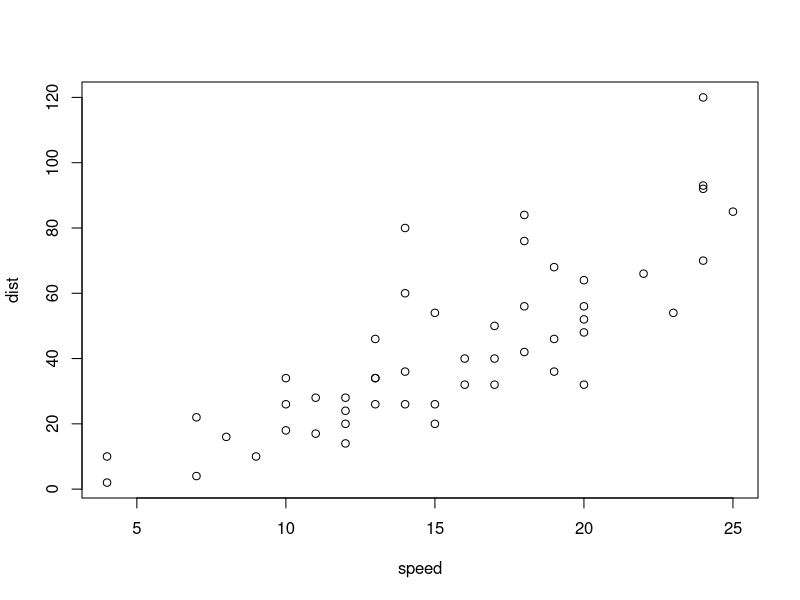
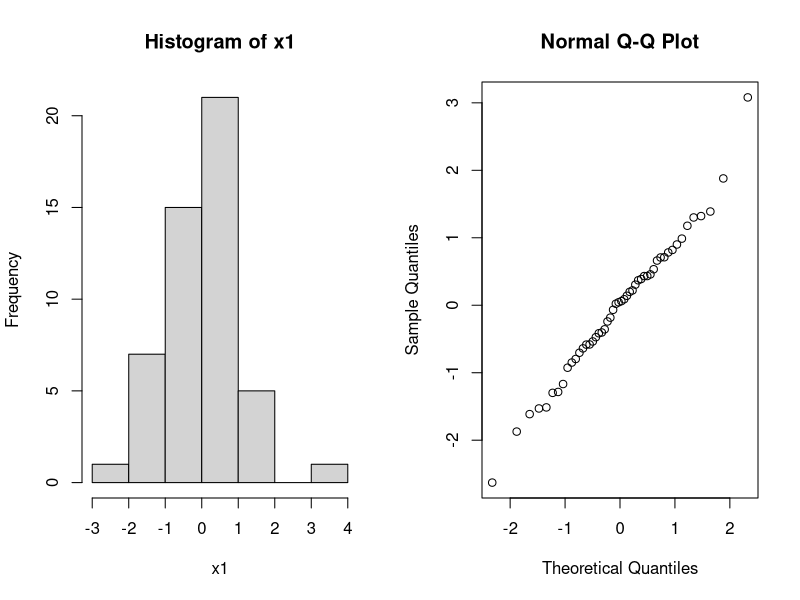
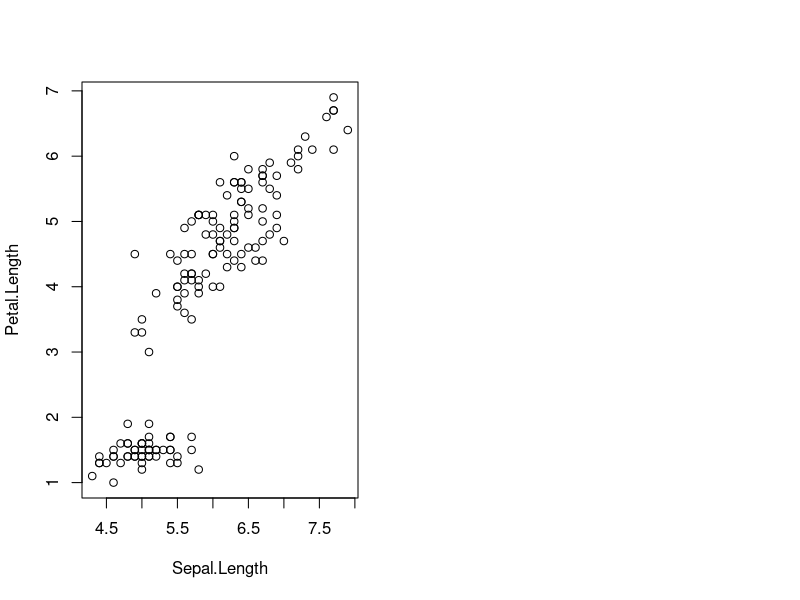

The R script that drew these images, in order:
## ---- chunk 1
summary(cars)
## ---- chunk 2
plot(cars)
## ---- chunk 3
par(mfrow=c(1,2)); x1=rnorm(50); hist(x1); qqnorm(x1)
## ---- chunk 4
plot(iris$Sepal.Length,iris$Petal.Length,xlab="Sepal.Length",ylab="Petal.Length")
## ---- chunk 5
library(knitr)
kable(mtcars[1:5,],caption="A knit kable.")
## ---- chunk 6
x=rep(c("A","B"),each=5); x
sample(x)
x=rnorm(100)
## ---- chunk 7
x=rep(c("A","B"),each=5); x
sample(x)
x=rnorm(100)
## ---- chunk 8
mu=0.2
x=rnorm(100,mu,1) # creating artificial data
t.test(x,mean=0)   # t.test(x,alternative=c("two.sided"),conf.level=0.95,mu=10)
## ---- chunk 9
mu=0;nu=0.5
x=rnorm(50,mu,1); y=rnorm(50,nu,1) # creating artificial data
ttest=t.test(x,y) 
